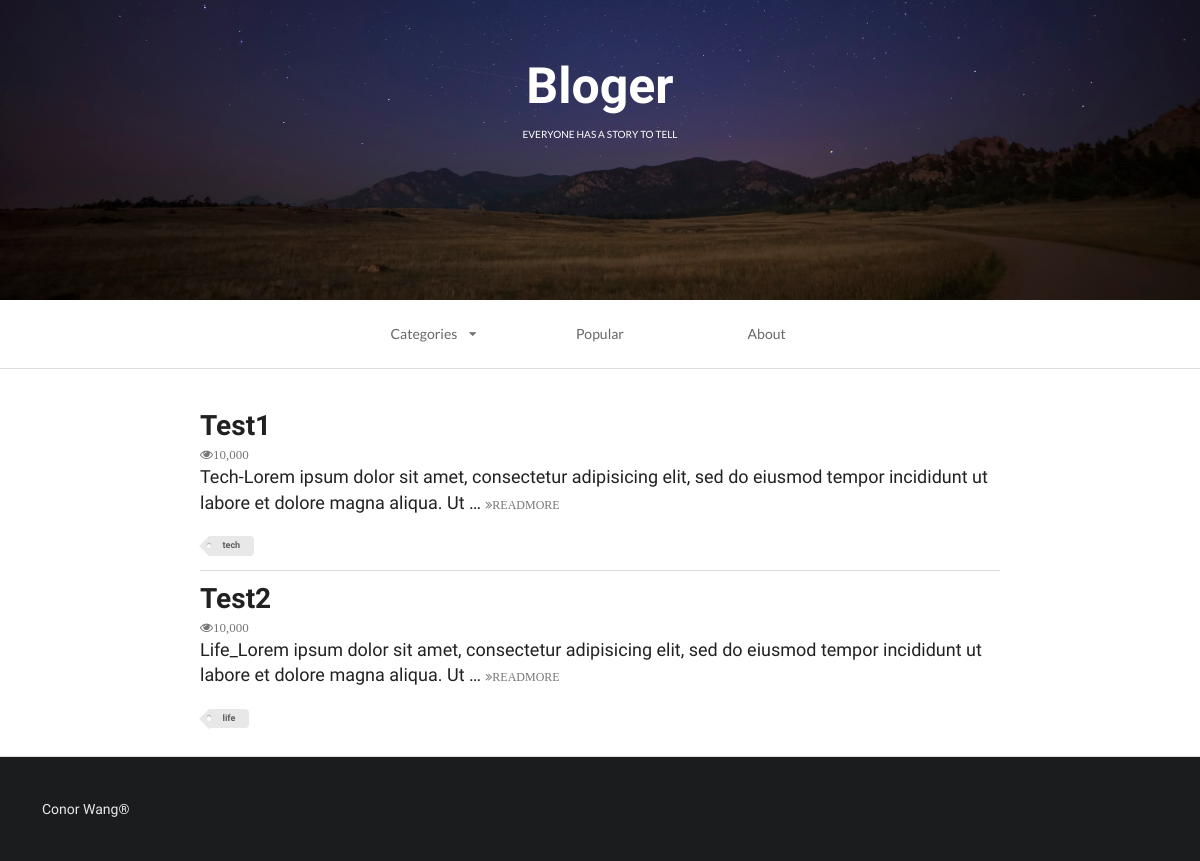
The app's page /index, older data.
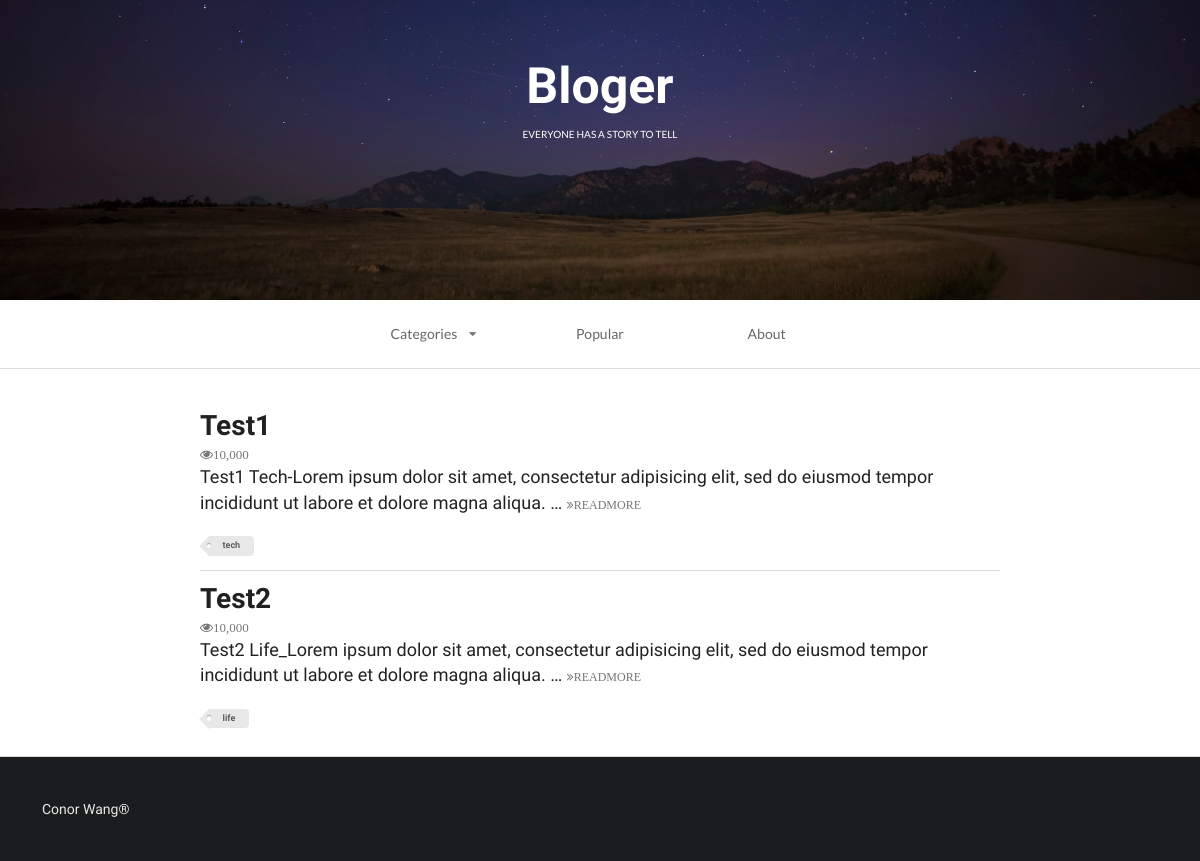
The same page, newer data.
### firstapp/models.py (models this page shows, shortened)
class Article(models.Model):
    TAG_CHOICES = (
        ('tech', 'Tech'),
        ('life', 'Life'),
    )
    headline = models.CharField(null=True, blank=True, max_length=500)
    content = models.TextField(null=True, blank=True)
    tag = models.CharField(null=True, blank=True, max_length=5, choices=TAG_CHOICES)

### firstapp/views.py (the view)
# urls.py: url(r'^index', index, name='index'),
def index(request):
    requestGET = request.GET.get('tag')
    if requestGET:
        article_list = Article.objects.filter(tag=requestGET)
    else:
        article_list = Article.objects.all()
    context = {}
    context['article_list'] = article_list
    index_page = render(request, 'index.html', context)
    return index_page

### firstapp/templates/index.html (shortened to what this page needs)
<!DOCTYPE html>
{% load staticfiles %}
<html>
    <head>
        <link rel="stylesheet" href="{% static 'css/semantic.css' %}"  media="screen" title="no title" charset="utf-8">
    </head>
    <body>
        <div class="ui inverted vertical  segment masthead">
            <h1 class="ui center aligned header blogslogon" style="font-size:50px;font-family: 'Raleway', sans-serif!important;">
                Bloger
                <p class="ui sub header">
                    everyone has a story to tell
                </p>
            </h1>
        </div>
        <div class="ui container nav">
            <div class="ui borderless text three item menu ">
                <div class="ui simple dropdown item">
                    Categories
                    <i class="dropdown icon"></i>
                </div>
                <a class="item">
                    Popular
                </a>
                <a class="item">
                    About
                </a>
            </div>
        </div>
        <div class="ui divider"></div>
        <div class="ui  vertical segment">
            {% for article in article_list %}
                <div class="ui container vertical segment">
                    <a href="{% url 'detail' article.id %}">
                        <h1 class="ui header">
                            {{ article.headline }}
                        </h1>
                    </a>
                    <i class="icon grey small unhide">10,000</i>
                    <p>
                        {{ article.content|truncatewords:20 }}
                        <a href="{% url 'detail' article.id %}">
                            <i class="angle tiny double grey right icon">READMORE</i>
                        </a>
                    </p>
                    <div class="ui mini tag label">
                        {{ article.tag }}
                    </div>
                </div>
            {% endfor %}
        </div>
        <div class="ui inverted  vertical very padded  segment">
            Conor Wang®
        </div>
    </body>
</html>

Row changes from the older to the newer data that the page shows:
changed Article "Test1": content "Tech-Lorem ipsum dolor sit amet, consectetur adipisicing elit, sed do eiusmod tempor incididunt ut labore et dolore magna aliqua. Ut …" → "Test1 Tech-Lorem ipsum dolor sit amet, consectetur adipisicing elit, sed do eiusmod tempor incididunt ut labore et dolore magna aliqua. …"
changed Article "Test2": content "Life_Lorem ipsum dolor sit amet, consectetur adipisicing elit, sed do eiusmod tempor incididunt ut labore et dolore magna aliqua. Ut …" → "Test2 Life_Lorem ipsum dolor sit amet, consectetur adipisicing elit, sed do eiusmod tempor incididunt ut labore et dolore magna aliqua. …"
